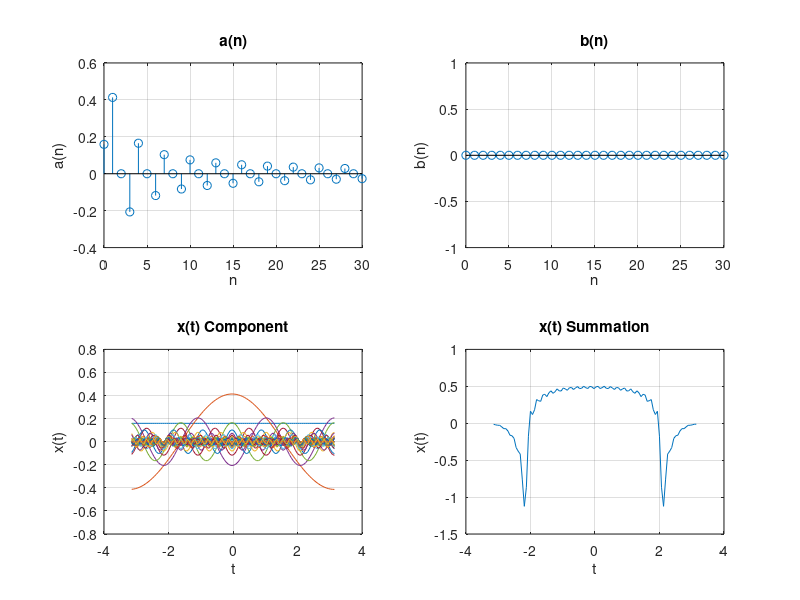

This figure's MATLAB source:
% Script to demonstrate Fourier Series for an impulse
% J. Izatt / BME 171
echo on
clear all
close all

%Calculate coefficients
for Nmax=1:30
    
a(1)=1/(2*pi);
b(1)=0;
for n=2:Nmax+1
    a(n)=(3/(n*pi))*sin((4*n*pi)/3);
    b(n)= 0;
end
ln=linspace(0,Nmax,Nmax+1); 
subplot(2,2,1), stem(ln,a);
title('a(n)'), xlabel('n'), ylabel('a(n)'), grid on;
subplot(2,2,2), stem(ln,b);
title('b(n)'), xlabel('n'), ylabel('b(n)'), grid on;

%Calculate summation components
lt=linspace(-pi,pi,100);
for n=2:Nmax+1
    for it=1:100;
        t=((it-50)/100)*2*pi;
        x(1,it)=a(1);
        x(n,it)=a(n)*cos((n-1)*t)+b(n)*sin((n-1)*t);
    end
end
subplot(2,2,3), plot(lt,x);
title('x(t) Component'), xlabel('t'), ylabel('x(t)'), grid on;

%Calculate summation
for it=1:100;
    t=((it-50)/100)*2*pi;
    xsum(it)=a(1);
    for n=2:Nmax+1
        xsum(it)=xsum(it)+a(n)*cos((n-1)*t)+b(n)*sin((n-1)*t);
    end
end
subplot(2,2,4), plot(lt,xsum)
title('x(t) Summation'), xlabel('t'), ylabel('x(t)'), grid on;

end
